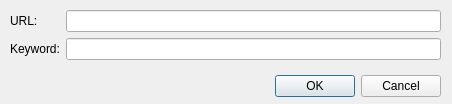
<?xml version="1.0" encoding="UTF-8"?>
<ui version="4.0">
 <class>EditKeywordDialog</class>
 <widget class="QDialog" name="EditKeywordDialog">
  <property name="geometry">
   <rect>
    <x>0</x>
    <y>0</y>
    <width>452</width>
    <height>104</height>
   </rect>
  </property>
  <property name="windowTitle">
   <string>Edit keyword</string>
  </property>
  <widget class="QDialogButtonBox" name="Buttons_">
   <property name="geometry">
    <rect>
     <x>100</x>
     <y>70</y>
     <width>341</width>
     <height>32</height>
    </rect>
   </property>
   <property name="orientation">
    <enum>Qt::Horizontal</enum>
   </property>
   <property name="standardButtons">
    <set>QDialogButtonBox::Cancel|QDialogButtonBox::Ok</set>
   </property>
  </widget>
  <widget class="QWidget" name="formLayoutWidget">
   <property name="geometry">
    <rect>
     <x>10</x>
     <y>10</y>
     <width>431</width>
     <height>61</height>
    </rect>
   </property>
   <layout class="QFormLayout" name="formLayout">
    <property name="fieldGrowthPolicy">
     <enum>QFormLayout::AllNonFixedFieldsGrow</enum>
    </property>
    <item row="0" column="0">
     <widget class="QLabel" name="label">
      <property name="text">
       <string>URL:</string>
      </property>
     </widget>
    </item>
    <item row="0" column="1">
     <widget class="QLineEdit" name="Url_">
      <property name="toolTip">
       <string>Format specifier &lt;em&gt;%1&lt;/em&gt; can be used in the URL, for example keyword &lt;em&gt;lf&lt;/em&gt; with &lt;em&gt;http://www.last.fm/user/%1&lt;/em&gt; as the URL will expand to &lt;em&gt;http://www.last.fm/user/nobodyzzz&lt;/em&gt; on a request like &lt;em&gt;lf nobodyzzz&lt;/em&gt;.</string>
      </property>
     </widget>
    </item>
    <item row="1" column="0">
     <widget class="QLabel" name="label_2">
      <property name="text">
       <string>Keyword:</string>
      </property>
     </widget>
    </item>
    <item row="1" column="1">
     <widget class="QLineEdit" name="Keyword_"/>
    </item>
   </layout>
  </widget>
 </widget>
 <resources/>
 <connections>
  <connection>
   <sender>Buttons_</sender>
   <signal>accepted()</signal>
   <receiver>EditKeywordDialog</receiver>
   <slot>accept()</slot>
   <hints>
    <hint type="sourcelabel">
     <x>248</x>
     <y>254</y>
    </hint>
    <hint type="destinationlabel">
     <x>157</x>
     <y>274</y>
    </hint>
   </hints>
  </connection>
  <connection>
   <sender>Buttons_</sender>
   <signal>rejected()</signal>
   <receiver>EditKeywordDialog</receiver>
   <slot>reject()</slot>
   <hints>
    <hint type="sourcelabel">
     <x>316</x>
     <y>260</y>
    </hint>
    <hint type="destinationlabel">
     <x>286</x>
     <y>274</y>
    </hint>
   </hints>
  </connection>
 </connections>
</ui>
